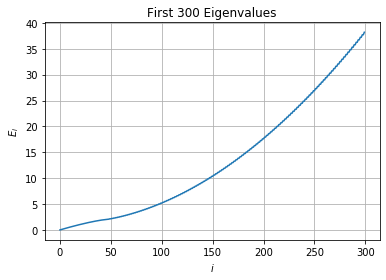

The script that drew this image:
# -*- coding: utf-8 -*-
"""
Created on Fri Jun 19 22:48:51 2020

@author: Himanshu Tyagi
"""
import time
t0= time.time()
from numpy import pi, linspace, zeros, cos, array
from numpy.linalg import eigvalsh
import matplotlib.pyplot as plt
def Eigenvalues(N, M= 1, a=1, g= 1, I= 300):
    n=3000
    h =1
    x= linspace(0, 2*pi, n)
    dx= x[1]- x[0]
    H= zeros((n,n))
    for i in range(n):
        H[i-1,i]= -0.5*(h**2)/(I * dx**2)
        H[i,i] = M*g*a*(1 - cos(x[i])) + 1*(h**2)/(I * dx**2)
        if i+1<n:
            H[i+1, i] = -0.5*(h**2)/(I * dx**2)
        else:
            H[0, i] = -0.5*(h**2)/(I * dx**2)
    E = eigvalsh(H)
    fig = plt.plot(E[:N])
    plt.grid()
    plt.title('First 300 Eigenvalues')
    plt.xlabel('$i$')
    plt.ylabel('$E_i$')
    z=[]
    for i in range(200):
        if E[i+1]-E[i]<1E-7:
            z.append(i)
    return (E), fig, print('1st Eigenvalue = {}, \n50th Eigenvalue = {}, \n200th Eigenvalues = {}'.format(E[0], E[49], E[199])), print('degeneracy Starts at state', z[0])
w= Eigenvalues(300)
t1= time.time()
print('Time =',t1-t0)      
